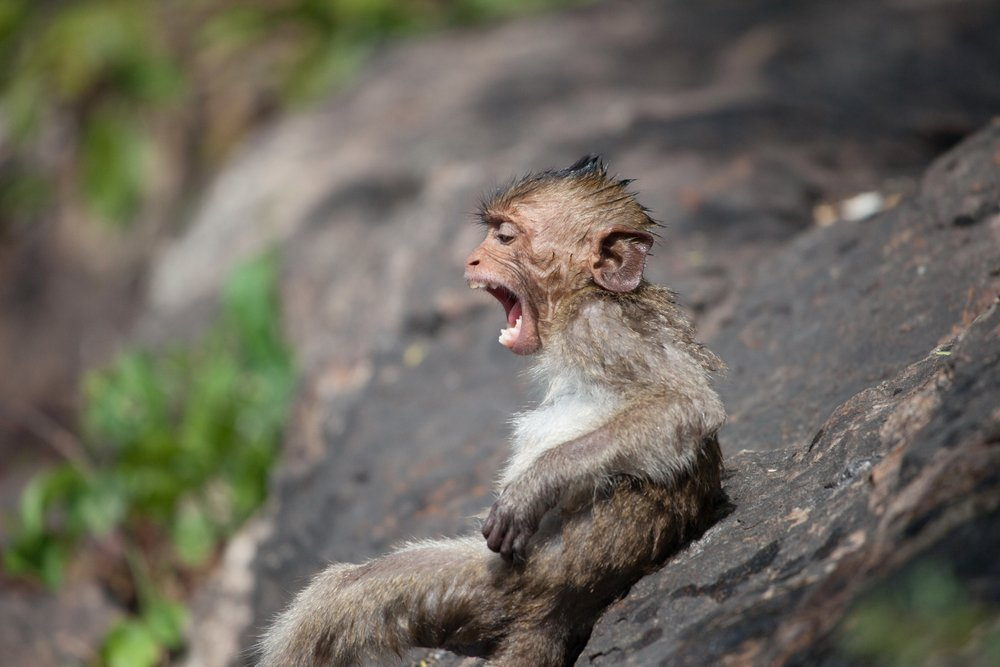
#> input picture Custom Filters/photo.jpg, 1000 x 667 px
$ python main.py
#> lines starting #> are read from the running program, lines starting #| are printed output that depends on the picture
from PIL import Image
from random import random


def filter_image(path, shifts=list()):
#> called with path = 'photo.jpg'
    if len(shifts) == 0:
        shifts = [random() for _ in range(9)]
    im = Image.open(path)
#> im is the input picture: PIL image 1000x667 RGB; mean R, G, B 107.9, 103.6, 92.3
    photo = list(im.getdata())
#> photo = 667000 items
    filtered = list()
    for pixel in photo:
        r, g, b = pixel
        new_r = ((r * shifts[0]) + (g * shifts[1]) + (b * shifts[2]))
        new_g = ((r * shifts[3]) + (g * shifts[4]) + (b * shifts[5]))
        new_b = ((r * shifts[6]) + (g * shifts[7]) + (b * shifts[8]))
        filtered.append((int(new_r), int(new_g), int(new_b)))
#> this loop made 667000 passes
#> (r, g, b, new_r, new_g, new_b) on passes 1 to 3: (83, 94, 34, 85.24, 54.53, 75.56), (83, 94, 34, 85.24, 54.53, 75.56), (83, 94, 36, 85.36, 55.21, 76.12)
#> after the loop, filtered = 667000 items
    im.putdata(filtered)
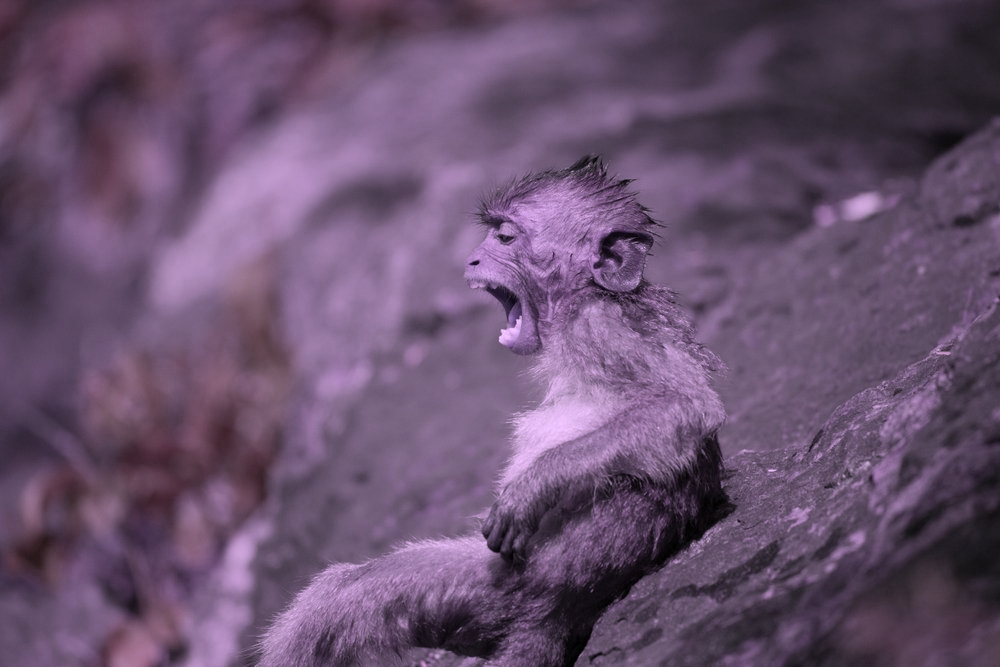
#> im: PIL image 1000x667 RGB; mean R, G, B 103.8, 81, 109.5
    im.save('out.jpg')
    print(shifts)


# FILTERS photo.jpg with the filter in the YouTube video. Change photo.jpg to photo2.jpg
# to filter the other photo. Remove the shifts list below to make random filters.
filter_image('photo.jpg', [0.4326218451730057, 0.5030069461916604, 0.060251308573529894,
                           0.16957230426719494, 0.30730402583748595, 0.3401588777740414,
                           0.707616569530353, 0.07909720665536601, 0.276371896353369])

$ run again, with Custom Filters/photo2.jpg copied over Custom Filters/photo.jpg
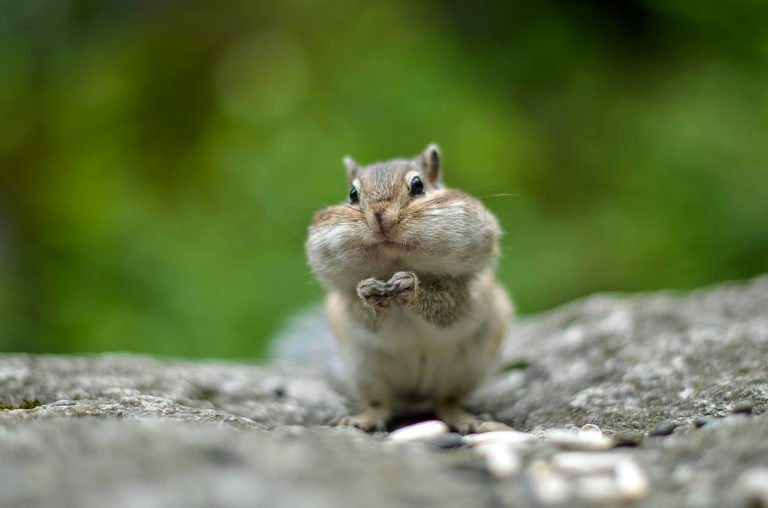
#> input picture Custom Filters/photo2.jpg, 768 x 508 px
#> in filter_image, im is the input picture: PIL image 768x508 RGB; mean R, G, B 101.7, 117.2, 71.6
#> photo = 390144 items
#> the loop in filter_image, `for pixel in photo:` made 390144 passes
#> (r, g, b, new_r, new_g, new_b) on passes 1 to 3: (53, 77, 45, 64.37, 47.96, 56.03), (52, 76, 44, 63.38, 47.14, 54.97), (52, 76, 44, 63.38, 47.14, 54.97)
#> in filter_image, `im.putdata(filtered)`:
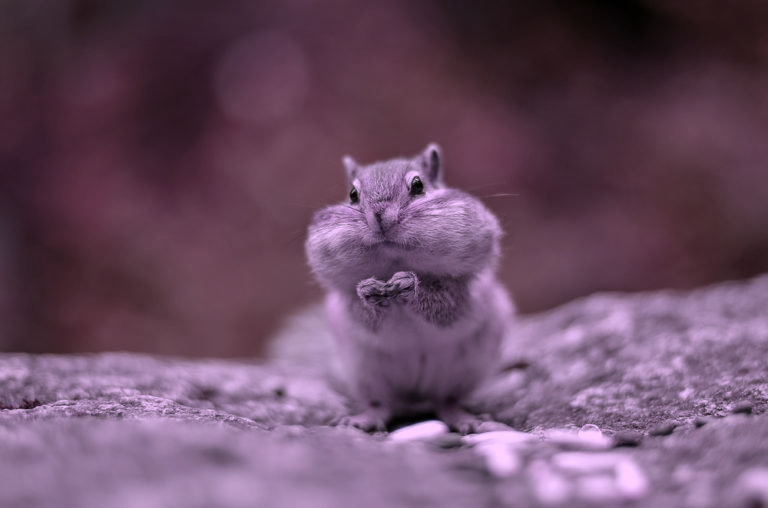
#> im: PIL image 768x508 RGB; mean R, G, B 106.8, 77.1, 100.5
